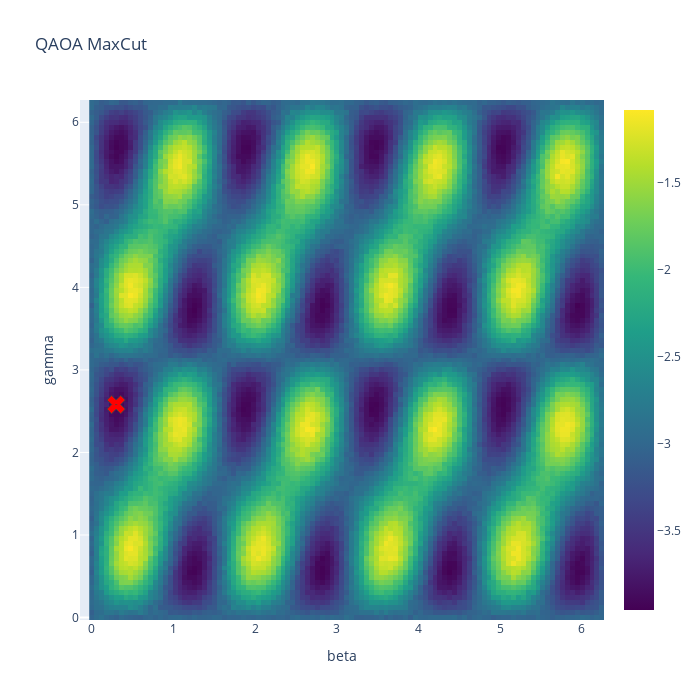

Notebook source saved alongside this figure:
### Code cell
# Plot Heatmap 
fig = go.Figure(data=go.Heatmap(z=landscape, x=b_beta, y=a_gamma, type = 'heatmap', colorscale = 'viridis'))

# Update Layout
fig.update_layout(title="QAOA MaxCut", width=700, height=700, xaxis_title="beta", yaxis_title="gamma")

# Display Global Minimium 
fig.add_trace(
    go.Scatter(mode="markers", x=[opt_beta], y=[opt_gamma], marker_symbol=[204], text = [landscape[gamma,beta]],
                   marker_color="red",  hovertemplate="x: %{x}<br>y: %{y}<br> z: %{text:.2f}<extra></extra>", 
                   marker_line_width=1, marker_size=16))

### Figure 1 — Plotly figure (JSON) as saved in the notebook; plotly's stock layout.template omitted (floating-point values rounded to 4 significant figures; data arrays with more than 128 entries replaced by an {"elided": "..."} marker saying what was removed)
{"data": [{"colorscale": [[0, "#440154"], [0.1111, "#482878"], [0.2222, "#3e4989"], [0.3333, "#31688e"], [0.4444, "#26828e"], [0.5556, "#1f9e89"], [0.6667, "#35b779"], [0.7778, "#6ece58"], [0.8889, "#b5de2b"], [1, "#fde725"]], "type": "heatmap", "x": [0, 0.06, 0.12, 0.18, 0.24, 0.3, 0.36, 0.42, 0.48, 0.54, 0.6, 0.66, 0.72, 0.78, 0.84, 0.9, 0.96, 1.02, 1.08, 1.14, 1.2, 1.26, 1.32, 1.38, 1.44, 1.5, 1.56, 1.62, 1.68, 1.74, 1.8, 1.86, 1.92, 1.98, 2.04, 2.1, 2.16, 2.22, 2.28, 2.34, 2.4, 2.46, 2.52, 2.58, 2.64, 2.7, 2.76, 2.82, 2.88, 2.94, 3, 3.06, 3.12], "y": [0, 0.06, 0.12, 0.18, 0.24, 0.3, 0.36, 0.42, 0.48, 0.54, 0.6, 0.66, 0.72, 0.78, 0.84, 0.9, 0.96, 1.02, 1.08, 1.14, 1.2, 1.26, 1.32, 1.38, 1.44, 1.5, 1.56, 1.62, 1.68, 1.74, 1.8, 1.86, 1.92, 1.98, 2.04, 2.1, 2.16, 2.22, 2.28, 2.34, 2.4, 2.46, 2.52, 2.58, 2.64, 2.7, 2.76, 2.82, 2.88, 2.94, 3, 3.06, 3.12], "z": {"elided": "105x105 float values"}}, {"hovertemplate": "x: %{x}<br>y: %{y}<br> z: %{text:.2f}<extra></extra>", "marker": {"color": "red", "line": {"width": 1}, "size": 16, "symbol": [204]}, "mode": "markers", "text": ["-3.95703125"], "type": "scatter", "x": [0.3], "y": [2.58]}], "layout": {"height": 700, "title": {"text": "QAOA MaxCut"}, "width": 700, "xaxis": {"title": {"text": "beta"}}, "yaxis": {"title": {"text": "gamma"}}}}
